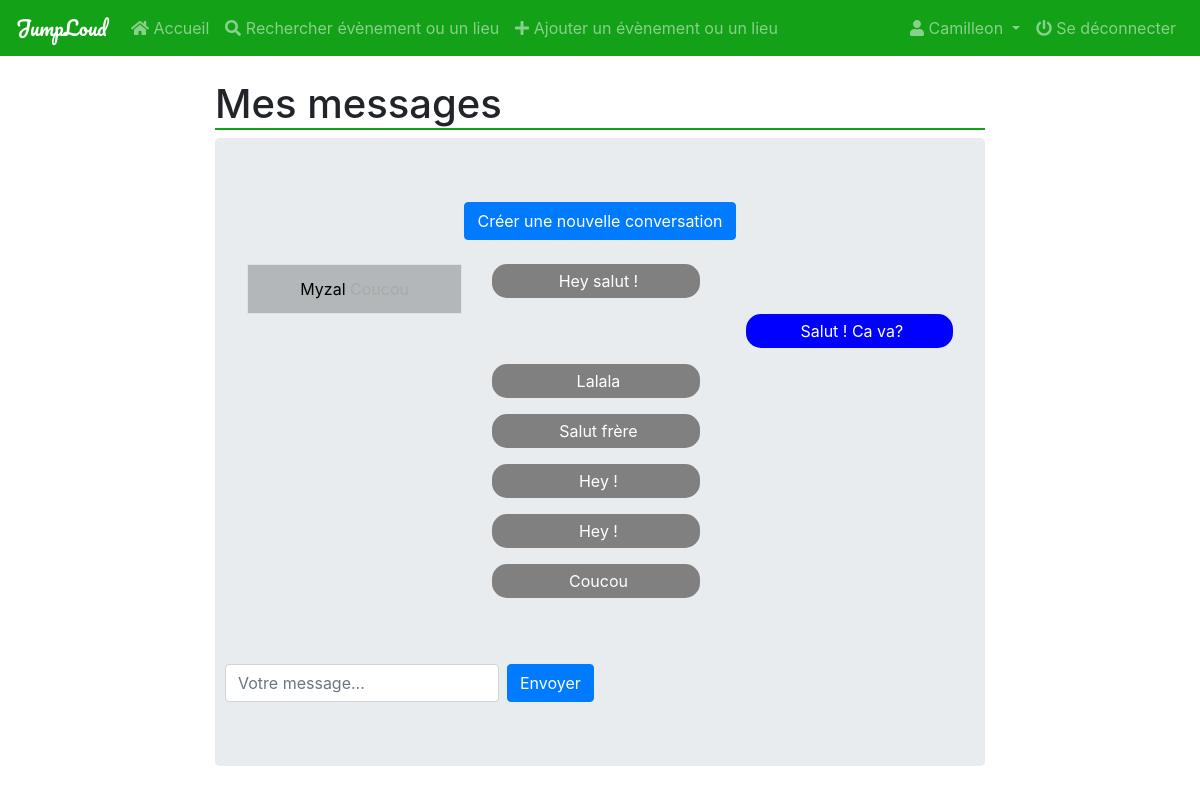
The page /Projet/messages.php?conv=2 (signed in) on the database its author committed.
### tables this page shows
CREATE TABLE IF NOT EXISTS `user` (
  `id` int(11) NOT NULL AUTO_INCREMENT,
  `gender` char(1) NOT NULL,
  `email` varchar(255) NOT NULL,
  `nom` varchar(50) NOT NULL,
  `prenom` varchar(50) NOT NULL,
  `password` varchar(255) NOT NULL,
  `date_naissance` date NOT NULL,
  `pseudo` varchar(50) NOT NULL,
  `role` char(1) NOT NULL DEFAULT '0',
  `dateInscription` timestamp NOT NULL DEFAULT CURRENT_TIMESTAMP,
  `lastUpdate` timestamp NULL DEFAULT NULL,
  `country` char(2) NOT NULL,
  `ville` varchar(100) NOT NULL,
  `score` int(11) NOT NULL DEFAULT '200',
  `validationKey` varchar(255) NOT NULL,
  PRIMARY KEY (`id`)
);

CREATE TABLE IF NOT EXISTS `messages` (
  `id` int(11) NOT NULL AUTO_INCREMENT,
  `conversation` int(11) NOT NULL,
  `message` text NOT NULL,
  `sender` int(11) NOT NULL,
  `dateHour` timestamp NOT NULL DEFAULT CURRENT_TIMESTAMP,
  PRIMARY KEY (`id`)
);

CREATE TABLE IF NOT EXISTS `conversation` (
  `idConversation` int(11) NOT NULL AUTO_INCREMENT,
  `user1` int(11) NOT NULL,
  `user2` int(11) NOT NULL,
  PRIMARY KEY (`idConversation`)
);

### Projet/functions.php (called while the page is built, shortened)
<?php
function connectDB(){
	try{
		$connection = new PDO(
					DBDRIVER.":host=".DBHOST.";dbname=".DBNAME,
					DBUSER,
					DBPWD, array(PDO::MYSQL_ATTR_INIT_COMMAND => 'SET NAMES utf8'));
	}catch(Exception $e){
		die( "Erreur SQL ".$e->getMessage() );
	}
	return $connection;
}
function createToken($id, $email){
	$sha1 = sha1($email."FDSQfdsq444FGSDQ".$id."fdsfqfsdq");
	return substr($sha1, 4, 10) ;
}
function isConnected(){
	if(isset($_SESSION["auth"]) && $_SESSION["auth"]==true){
		$connection = connectDB();
		$query = $connection->prepare("SELECT id FROM user WHERE email = :toto");
		$query->execute([
						"toto"=>$_SESSION["email"]
					]);
		$resultat = $query->fetch();
		if($_SESSION["token"] == createToken($resultat["id"], $_SESSION["email"]) ){
			return true;
		}else{
			return false;
		}
	}else{
		return false;
	}
}
function getPseudo($email){
	$connection = connectDB();
	$query = $connection->prepare("SELECT pseudo FROM user WHERE email = :toto");
	$query->execute([
					"toto"=>$email
				]);
	$resultat = $query->fetch();
	return $resultat['pseudo'];
}
function getPseudoFromId($id){
	$connection = connectDB();
	$query = $connection->prepare("SELECT pseudo FROM user WHERE id = :toto");
	$query->execute([
					"toto"=>$id
				]);
	$resultat = $query->fetch();
	return $resultat['pseudo'];
}
function getLastConversations($idUser){
	$bdd = connectDB();
	$request = $bdd->prepare('
		SELECT * FROM messages a
		INNER JOIN conversation b  on a.conversation = b.idConversation
		WHERE id IN (SELECT MAX(id) FROM messages GROUP BY conversation)
		AND (user1=:user OR user2=:user) ORDER BY dateHour DESC');
	$request->execute([
		"user" => $idUser,
	]);
	$reponse = $request->fetchAll(PDO::FETCH_ASSOC);
	return $reponse;
}
function getConversation($idConversation){
	$bdd = connectDB();
	$request = $bdd->prepare('SELECT * FROM messages WHERE conversation=:conversation ORDER BY dateHour ASC');
	$request->execute([
		"conversation" => $idConversation,
		]);
	$reponse = $request->fetchAll(PDO::FETCH_ASSOC);
	return $reponse;
}

### Projet/messages.php (the view, shortened to what this page needs)
<?php
include("head.php");
include("functions.php");
$bdd = connectDB();
$conversations = getLastConversations($_SESSION['idUser']);
include("navbar.php");
?>
<div class="container-fluid">
	<div class="row justify-content-center">
		<div class="col-lg-8">
			<h1 class="titleUnderlined">Mes messages</h1>
			<div class="jumbotron justify-content-center text-center">
				<a href="newMessage.php" class="btn btn-primary">
					Créer une nouvelle conversation
				</a>
				<br>
				<br>
				<?php
				if (empty($_GET['conv'])) {
					echo "Vous n'avez pas encore envoyé de messages";
				}else{
					?>
					<div class="row">
						<div class="col-lg-4">
							<table class="table table-bordered table-hover">
								<?php
								foreach ($conversations as $key => $value) {
									if ($value['user1'] == $_SESSION['idUser']) {
										$destinataire = $value['user2'];
									}else{
										$destinataire = $value['user1'];
									}
									?>
									<?php
									if ($value['conversation'] == $_GET['conv']) {
									 	echo "<tr style='background-color: #B3B7B9'>";
									}else{
										echo "<tr>";
									}
									?>
										<td>
											<a href="messages.php?conv=<?php echo $value['conversation']?>">
											<?php
											echo "<span style='color: black'>".getPseudoFromId($destinataire)." ";
											echo "<span style='color: darkgrey'>".$value['message']."</span>";
											?>
											</a>
										</td>
									</tr>
									<?php
								}
								?>
							</table>
						</div>
						<div class="col-lg-8 scrollableMessages">
							<?php
							$messages = getConversation($_GET['conv']);
							$request = $bdd->prepare('SELECT user1,user2 FROM conversation WHERE idConversation=:idConv');
							$request->execute([
								"idConv" => $_GET['conv'],
							]);
							$participants = $request->fetch(PDO::FETCH_ASSOC);
							if (($_SESSION['idUser'] != $participants['user1']) && ($_SESSION['idUser'] != $participants['user2'])) {
								echo "Vous n'avez pas accès à cette conversation";
							}else{
								foreach ($messages as $key => $value) {
									if ($value['sender'] == $_SESSION['idUser']) {
										?>
										<p class="messageBorder messageBorderLeft"><?php echo $value['message'];?></p>
										<?php
									}else{
										?>
										<p class="messageBorder messageBorderRight"><?php echo $value['message'];?></p>
										<?php
									}
								}
							}
							?>
						</div>
						<form method="POST" class="form-inline">
							<div class="row justify-content-center">
								<input type="text" name="message" class="form-control mx-2" placeholder="Votre message...">
								<input type="submit" class="btn btn-primary" value="Envoyer">
							</div>
						</form>
					</div>
					<?php
				}
				?>
			</div>
		</div>
	</div>
</div>

### Projet/navbar.php (shortened to what this page needs)
<nav class="navbar navbar-expand-lg fixed-top navbar-dark" style="background-color: #12a117">
  <a class="navbar-brand pacifico" href="/Projet/index.php">JumpLoud</a>
  <?php
  if (isConnected()) {
	?>
	<div class="collapse navbar-collapse" id="navbarSupportedContent">
	  <ul class="navbar-nav mr-auto">
		<li class="nav-item">
		  <a class="nav-link" href="/Projet/index.php"><i class="fas fa-home"></i> Accueil <span class="sr-only">(current)</span></a>
		</li>
		<li class="nav-item">
		  <a class="nav-link" href="searchobject.php"><i class="fas fa-search"></i> Rechercher évènement ou un lieu</a>
		</li>
		<li class="nav-item">
		  <a class="nav-link" href="addobject.php"><i class="fas fa-plus"></i> Ajouter un évènement ou un lieu</a>
		</li>
	  </ul>
	  <div class="my-2 my-lg-0">
		<ul class="navbar-nav mr-auto">
		  <li class="nav-item dropdown">
			<a class="nav-link dropdown-toggle" href="#" id="navbarDropdown" role="button" data-toggle="dropdown" aria-haspopup="true" aria-expanded="false">
			  <i class="fas fa-user"></i> <?php echo getPseudo($_SESSION['email']); ?>
			</a>
		  </li>
		  <li class="nav-item">
			<a class="nav-link" href="/Projet/logout.php"><i class="fas fa-power-off"></i> Se déconnecter</a>
		  </li>
		</ul>
	  </div>
	</div>
	<?php
   }
  ?>
</nav>

### Projet/css/custom.css (style rules this page uses)
.navbar { background-color: #12a117; }
.titleUnderlined { margin-top: 10vh; border-bottom: 2px solid #12A117; }
.pacifico { font-family: 'Pacifico', sans-serif; }
.messageBorderRight { margin-right: 55%; background-color: grey; }
.messageBorderLeft { margin-left: 55%; background-color: blue; }
.messageBorder { color: white; border-radius: 15px; padding: 5px; padding-left: 10px; }
.scrollableMessages { overflow-y: auto; height:400px; }

### rows shown on the page
user: pseudo "Camilleon"
messages: conversation.user2 "Myzal", message "Coucou"
messages: message "Hey salut !"
messages: message "Salut ! Ca va?"
messages: message "Lalala"
messages: message "Salut frère"
messages: message "Hey !"
messages: message "Hey !"
